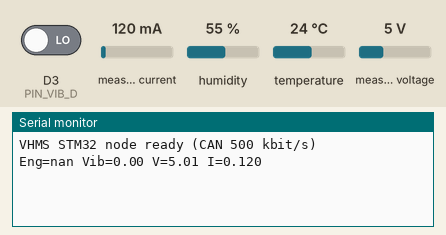
Recording of a sketch running on a simulated Arduino Zero (SAMD21). Parts: the last lines printed to the serial monitor. Inputs (shaded band) come from the test bench; at power-on: measured current 120 mA, temperature 24 °C, D3 (PIN_VIB_D) LOW, measured voltage 5 V, humidity 55 % (analog values on the 0–1023 scale).

Above: at 1.8 s.
1.9 s: measured current set to 40 mA
At 2.9 s:
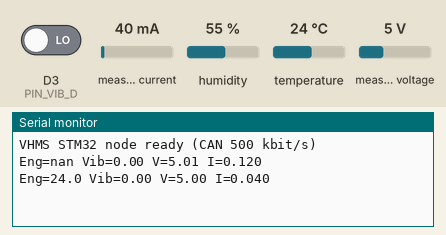
4.5 s: temperature set to 12 °C
At 5.4 s:
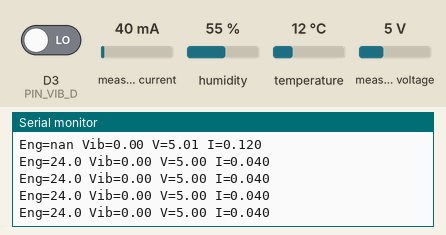
6.0 s: D3 (PIN_VIB_D) driven HIGH
At 6.9 s:
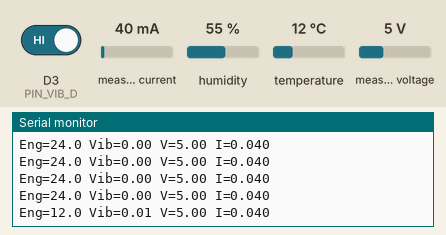
7.5 s: measured voltage set to 0.3 V
At 8.8 s:
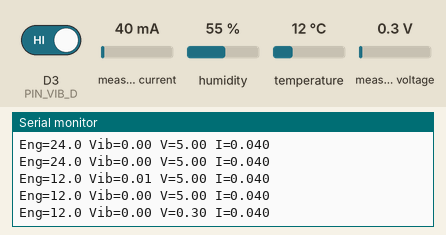
9.0 s: temperature set to 19 °C
At 9.6 s:
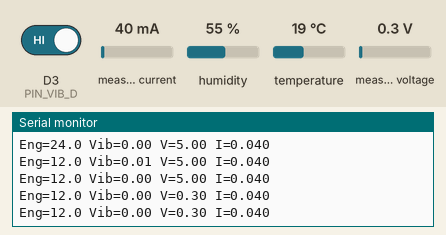
10.5 s: D3 (PIN_VIB_D) driven LOW
At 11.9 s:
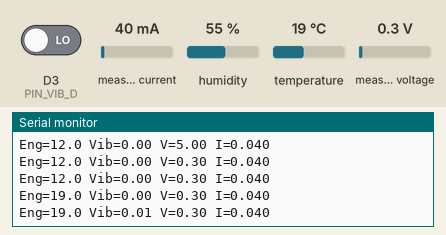
Timing chart, 0 to 13.0 s (numbered marks = the images above; inputs shaded):
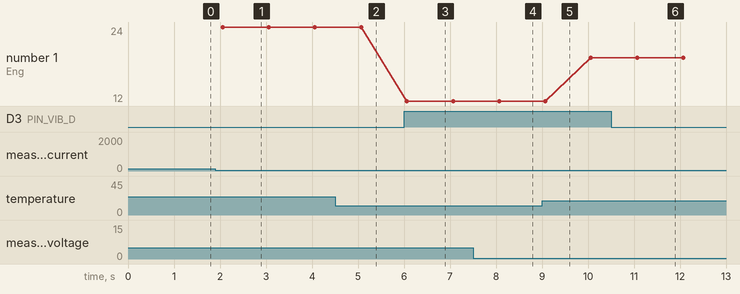

The sketch:

stm32_node.ino
```cpp
/*
  VHMS node: STM32 Nucleo-F446RE  (CAN node over MCP2515)

  Sensors on this board
    DHT11 (D2)          -> 0x100 "engine temperature" stand-in (x10, degC)
    Vibration sensor    -> 0x102 vibration (x100, g)  (relative index, see below)
    INA219 (I2C)        -> 0x106 battery voltage (x10, V)
                           0x107 battery current (x10, A, absolute value)

  CAN: MCP2515 (8 MHz crystal) on SPI, 500 kbit/s, standard 11-bit IDs.
  Same wiring as the working test: SCK D13, MOSI D11, MISO D12 (via divider), CS D10.

  Everything on this board is 3.3 V logic. Power the sensors from 3.3 V.

  Libraries: mcp2515 (autowp), DHT sensor library + Adafruit Unified Sensor,
             Adafruit INA219 + Adafruit BusIO.
*/

#include <SPI.h>
#include <Wire.h>
#include <mcp2515.h>
#include <DHT.h>
#include <Adafruit_INA219.h>

// ---------------- Vibration sensor type ----------------
// 0 = digital output (DO) on D3  -> default, for 3-pin comparator modules (SW-420 type,
//     e.g. the one marked HW V0.2: VCC, GND, DO). Turn the blue potentiometer until the
//     module's LED just stays off when it is still, then it flips when it is shaken.
// 1 = analog output (AO) on A0   -> only if your module really has an AO pin.
#define VIB_ANALOG 0

// Calibration (the module is not a calibrated accelerometer):
//   analog : RMS volts of the AC part that counts as 1.00 g
//   digital: edges per second that count as 1.00 g
const float VIB_VOLTS_PER_G  = 1.0f;
const float VIB_EDGES_PER_G  = 100.0f;

// ---------------- Pins ----------------
const uint8_t PIN_CAN_CS = 10;
const uint8_t PIN_DHT    = 2;      // D2
const uint8_t PIN_VIB_A  = A0;
const uint8_t PIN_VIB_D  = 3;      // D3
// INA219 uses the default I2C pins: SDA D14 (PB9), SCL D15 (PB8)

// ---------------- CAN IDs ----------------
const uint16_t ID_ENGINE_T = 0x100;
const uint16_t ID_VIB      = 0x102;
const uint16_t ID_BATT_V   = 0x106;
const uint16_t ID_BATT_I   = 0x107;

// ---------------- Objects ----------------
MCP2515 mcp2515(PIN_CAN_CS);
DHT dht(PIN_DHT, DHT11);
Adafruit_INA219 ina219;

bool inaOk = false;
float engineTempC = NAN;                 // last good DHT11 value

volatile uint32_t vibEdges = 0;
void vibISR() { vibEdges++; }

unsigned long lastSendMs = 0;
unsigned long lastDhtMs  = 0;
const unsigned long SEND_INTERVAL_MS = 1000;
const unsigned long DHT_INTERVAL_MS  = 2000;

// ---------------- Helpers ----------------
static uint16_t scaleU16(float v, float scale) {
  float x = v * scale;
  if (x < 0) x = 0;
  if (x > 65535.0f) x = 65535.0f;
  return (uint16_t)lroundf(x);
}

static void sendU16(uint16_t id, uint16_t raw) {
  struct can_frame f;
  f.can_id  = id;
  f.can_dlc = 2;
  f.data[0] = raw >> 8;
  f.data[1] = raw & 0xFF;
  if (mcp2515.sendMessage(&f) != MCP2515::ERROR_OK) {
    Serial.print("CAN TX failed for 0x");
    Serial.println(id, HEX);
  }
  delay(8);                               // let the TX buffer drain and give the gateway time to read each frame
}

static float readVibrationG() {
#if VIB_ANALOG
  // ~100 ms window, ~1 kHz sampling: RMS of the AC component
  const int N = 100;
  float sum = 0, sumSq = 0;
  for (int i = 0; i < N; i++) {
    float v = analogRead(PIN_VIB_A) * 3.3f / 4095.0f;
    sum += v;
    sumSq += v * v;
    delayMicroseconds(900);
  }
  float mean = sum / N;
  float var  = sumSq / N - mean * mean;
  if (var < 0) var = 0;
  return sqrtf(var) / VIB_VOLTS_PER_G;
#else
  // edges counted by the interrupt since the last call
  static uint32_t lastEdges = 0;
  static unsigned long lastMs = 0;
  uint32_t e = vibEdges;
  unsigned long now = millis();
  float perSec = 0;
  if (lastMs != 0 && now > lastMs) perSec = (e - lastEdges) * 1000.0f / (now - lastMs);
  lastEdges = e;
  lastMs = now;
  return perSec / VIB_EDGES_PER_G;
#endif
}

static void drainCanRx() {
  struct can_frame rx;
  while (mcp2515.readMessage(&rx) == MCP2515::ERROR_OK) { /* not needed on this node */ }
}

// ---------------- Setup / loop ----------------
void setup() {
  Serial.begin(115200);
  analogReadResolution(12);

  dht.begin();

  Wire.begin();
  inaOk = ina219.begin();
  if (!inaOk) Serial.println("INA219 not found: check I2C wiring (SDA D14, SCL D15)");

#if !VIB_ANALOG
  pinMode(PIN_VIB_D, INPUT);
  attachInterrupt(digitalPinToInterrupt(PIN_VIB_D), vibISR, CHANGE);
#endif

  SPI.begin();
  mcp2515.reset();
  if (mcp2515.setBitrate(CAN_500KBPS, MCP_8MHZ) != MCP2515::ERROR_OK) {
    Serial.println("MCP2515 init failed: check SPI wiring, 5V, CS and the SO divider");
    while (true) {}
  }
  mcp2515.setNormalMode();

  Serial.println("VHMS STM32 node ready (CAN 500 kbit/s)");
}

void loop() {
  drainCanRx();

  if (millis() - lastDhtMs >= DHT_INTERVAL_MS) {
    lastDhtMs = millis();
    float t = dht.readTemperature();
    if (!isnan(t)) engineTempC = t;
  }

  if (millis() - lastSendMs >= SEND_INTERVAL_MS) {
    lastSendMs = millis();

    float vibG = readVibrationG();

    if (!isnan(engineTempC)) sendU16(ID_ENGINE_T, scaleU16(engineTempC, 10.0f));
    sendU16(ID_VIB, scaleU16(vibG, 100.0f));

    float battV = NAN, battA = NAN;
    if (inaOk) {
      float busV   = ina219.getBusVoltage_V();
      float shuntV = ina219.getShuntVoltage_mV() / 1000.0f;
      battV = busV + shuntV;                                   // supply side of the shunt
      battA = fabsf(ina219.getCurrent_mA()) / 1000.0f;
      sendU16(ID_BATT_V, scaleU16(battV, 10.0f));
      sendU16(ID_BATT_I, scaleU16(battA, 10.0f));
    }

    Serial.print("Eng=");  Serial.print(engineTempC, 1);
    Serial.print(" Vib="); Serial.print(vibG, 2);
    Serial.print(" V=");   Serial.print(battV, 2);
    Serial.print(" I=");   Serial.println(battA, 3);
  }
}
```

Measured:
- after the input at 1.9 s, the serial monitor: prints a new line after 0.16 s (image 1)
- after the input at 6.0 s, the serial monitor: prints a new line after 0.06 s (image 3)
- after the input at 7.5 s, the serial monitor: prints a new line after 0.57 s (image 4)
- after the input at 10.5 s, the serial monitor: prints a new line after 0.57 s (image 6)
- plotted number 1: 12 → 19 after the input at 9.0 s
